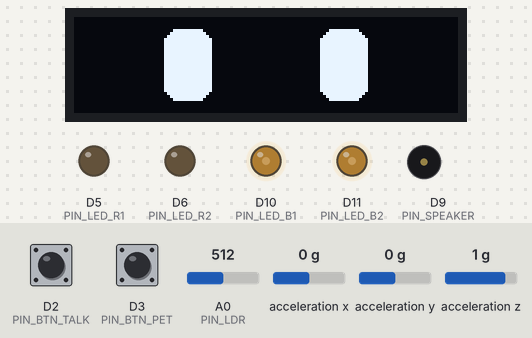
A sketch run on a simulated Arduino Uno R4 WiFi. On the bench: 128×32 one-colour display, output pins drawn as LEDs (lit = HIGH), buzzer (waves = sounding). Dashed ring = blinking. Inputs (shaded band) come from the test bench; at power-on: acceleration x 0 g, D3 (PIN_BTN_PET) HIGH, A0 (PIN_LDR) = 512, D2 (PIN_BTN_TALK) HIGH, acceleration y 0 g, acceleration z 1 g. What the sketch prints to the serial monitor is not drawn.

Above: at 2.6 s.
2.7 s: acceleration x set to -1.4 g
At 4.45 s:
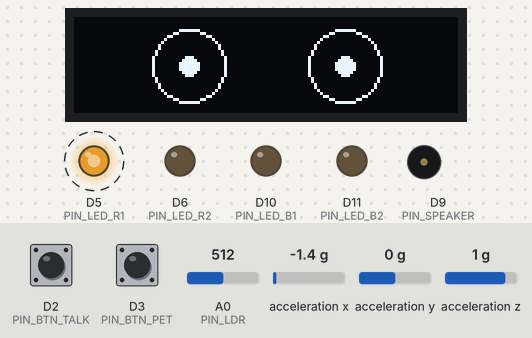
5.1 s: D3 (PIN_BTN_PET) pulled LOW for 0.15 s
At 5.55 s:
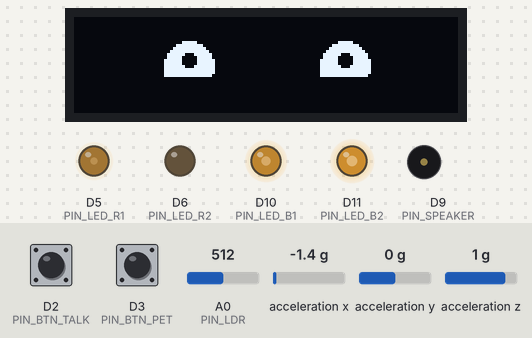
5.8 s: A0 (PIN_LDR) set to 190
At 7.08 s:
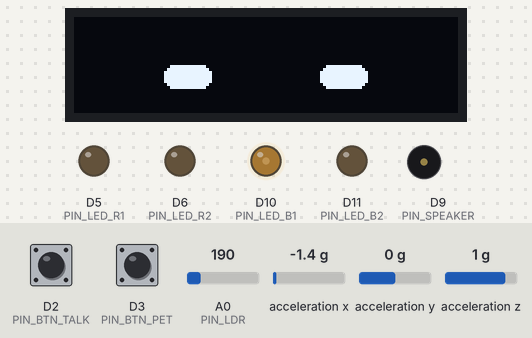
8.3 s: D2 (PIN_BTN_TALK) pulled LOW for 0.15 s
At 8.46 s:
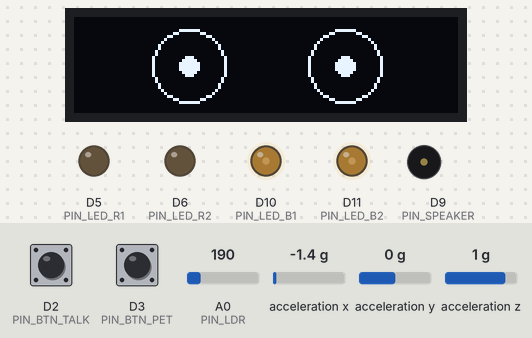
9.0 s: D3 (PIN_BTN_PET) pulled LOW for 1 s
At 9.98 s:
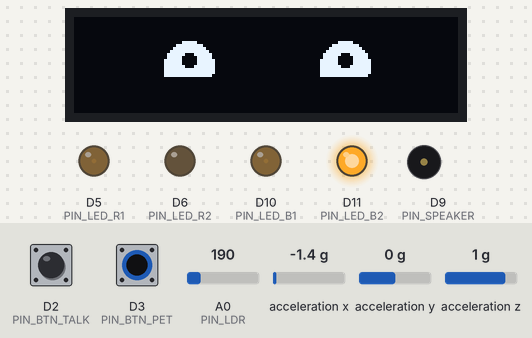
10.6 s: D3 (PIN_BTN_PET) pulled LOW for 0.15 s
At 11.67 s:
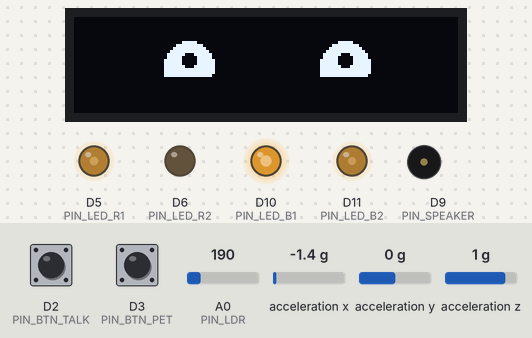
Timing chart, 0 to 12.3 s (numbered marks = the images above; inputs shaded):
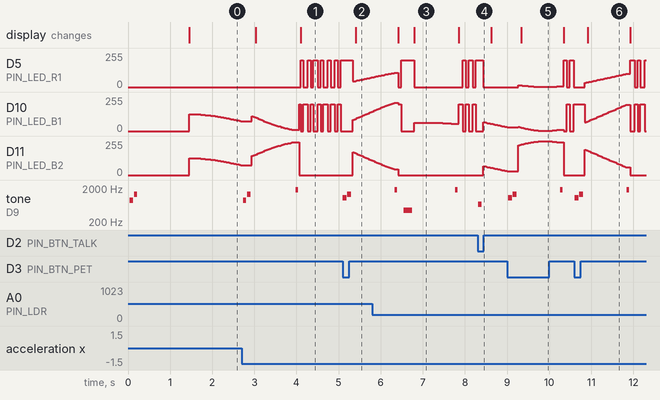

The sketch:

robot_body.ino
```cpp
// robot_body.ino — MCU side of the desk robot (Arduino UNO Q, STM32 side)
// Owns: OLED eyes, mood LEDs, beep voice, Modulino movement events, buttons.
// Talks to the Linux brain over Serial as newline JSON.
//   up:   {"e":"pickup"} {"e":"shake"} {"e":"tap"} {"e":"talk"} {"e":"pet"} {"e":"dark"} {"e":"light"}
//   down: {"c":"mood","v":"happy"}  {"c":"text","v":"HELLO"}  {"c":"beep","v":"happy"}
//
// Libraries needed: Adafruit_SSD1306, Adafruit_GFX, Modulino (all in Library Manager).

#include <Wire.h>
// NOTE: Modulino.h must be included before Adafruit_GFX.h/Adafruit_SSD1306.h.
// Adafruit_SSD1306.h #defines bare macros BLACK/WHITE; Modulino.h separately
// declares `extern ModulinoColor BLACK/WHITE`. If the SSD1306 macros are
// defined first, the preprocessor mangles Modulino's declarations into
// `extern ModulinoColor 0;` (syntax error). Flipping the include order avoids
// the collision — this sketch only ever uses the SSD1306_BLACK/SSD1306_WHITE
// prefixed constants, never the bare macros, so behavior is unaffected.
#include <Modulino.h>
#include <Adafruit_GFX.h>
#include <Adafruit_SSD1306.h>

// ---------- pins ----------
#define PIN_SPEAKER 9   // through the 1K pot (wiper) — pot IS the volume knob
#define PIN_BTN_TALK 2  // push-to-talk button, to GND, INPUT_PULLUP
#define PIN_BTN_PET 3   // "pet me" button (backup for tap detect), to GND
#define PIN_LED_R1 5    // red LED (PWM)
#define PIN_LED_R2 6    // red LED (PWM)
#define PIN_LED_B1 10   // blue LED (PWM)
#define PIN_LED_B2 11   // blue LED (PWM)
#define PIN_LDR A0      // LDR divider: 3.3V—LDR—A0—10K(or 1K)—GND; tune DARK_T

Adafruit_SSD1306 oled(128, 32, &Wire, -1);
ModulinoMovement movement;
bool oledPresent = false;      // set in setup(); guards all oled.* calls below
bool movementPresent = false;  // set in setup(); guards motion detection below

// ---------- mood ----------
enum Mood { IDLE, HAPPY, CURIOUS, ANGRY, DIZZY, SLEEPY, SURPRISED, LOVE };
Mood mood = IDLE;
unsigned long moodUntil = 0;          // auto-decay back to IDLE
String overlayText = "";
unsigned long textUntil = 0;

// ---------- motion state ----------
float baseMag = 1.0;                  // gravity baseline (g)
float magHist[8] = {1, 1, 1, 1, 1, 1, 1, 1};
int magIdx = 0;
unsigned long lastEventAt = 0;
bool wasDark = false;

void setMood(Mood m, unsigned long holdMs) {
  mood = m;
  moodUntil = millis() + holdMs;
}

// ---------- beeps (R2-D2 voice) ----------
void beepPattern(const String &p) {
  if (p == "happy") { tone(PIN_SPEAKER, 880, 80); delay(100); tone(PIN_SPEAKER, 1320, 80); delay(100); tone(PIN_SPEAKER, 1760, 120); }
  else if (p == "angry") { for (int i = 0; i < 3; i++) { tone(PIN_SPEAKER, 220, 120); delay(150); } }
  else if (p == "curious") { tone(PIN_SPEAKER, 660, 90); delay(110); tone(PIN_SPEAKER, 990, 140); }
  else if (p == "dizzy") { for (int f = 1200; f > 300; f -= 90) { tone(PIN_SPEAKER, f, 30); delay(35); } }
  else if (p == "sleepy") { tone(PIN_SPEAKER, 440, 200); delay(240); tone(PIN_SPEAKER, 330, 300); }
  else if (p == "love") { tone(PIN_SPEAKER, 1047, 90); delay(110); tone(PIN_SPEAKER, 1319, 90); delay(110); tone(PIN_SPEAKER, 1568, 180); }
  else if (p == "surprised") { tone(PIN_SPEAKER, 1760, 60); delay(70); tone(PIN_SPEAKER, 2093, 100); }
  else { tone(PIN_SPEAKER, 880, 80); }
  noTone(PIN_SPEAKER);
}

// ---------- eyes ----------
// Two rounded rects on 128x32. Blink on a timer; pupils drift when idle.
unsigned long nextBlink = 3000;
bool blinking = false;
unsigned long blinkEnd = 0;

void drawEyes() {
  if (!oledPresent) return;  // guard: OLED not detected at boot, skip all display I/O
  oled.clearDisplay();
  unsigned long now = millis();
  if (!blinking && now > nextBlink) { blinking = true; blinkEnd = now + 120; }
  if (blinking && now > blinkEnd) { blinking = false; nextBlink = now + 2000 + (now % 3000); }

  int lx = 30, rx = 82, y = 4, w = 16, h = 24;   // eye boxes
  if (overlayText.length() && now < textUntil) {  // text mode: small eyes + caption
    oled.setTextSize(1); oled.setTextColor(SSD1306_WHITE);
    oled.setCursor(0, 22); oled.print(overlayText.substring(0, 21));
    h = 14; y = 2;
  } else overlayText = "";

  switch (mood) {
    case HAPPY: case LOVE:  // upper arcs
      oled.fillRoundRect(lx, y + h / 2, w, h / 2, 4, SSD1306_WHITE);
      oled.fillRoundRect(rx, y + h / 2, w, h / 2, 4, SSD1306_WHITE);
      oled.fillCircle(lx + w / 2, y + h / 2, w / 2, SSD1306_WHITE);
      oled.fillCircle(rx + w / 2, y + h / 2, w / 2, SSD1306_WHITE);
      oled.fillRect(lx - 2, y + h / 2 + 4, w + 4, h, SSD1306_BLACK);  // flat bottom = smile-eyes
      oled.fillRect(rx - 2, y + h / 2 + 4, w + 4, h, SSD1306_BLACK);
      if (mood == LOVE) { oled.fillCircle(lx + w / 2, y + h / 2 - 2, 2, SSD1306_BLACK); oled.fillCircle(rx + w / 2, y + h / 2 - 2, 2, SSD1306_BLACK); }
      break;
    case ANGRY:  // slanted brows
      oled.fillRoundRect(lx, y + 6, w, h - 10, 3, SSD1306_WHITE);
      oled.fillRoundRect(rx, y + 6, w, h - 10, 3, SSD1306_WHITE);
      oled.fillTriangle(lx - 2, y, lx + w + 2, y + 10, lx - 2, y + 10, SSD1306_BLACK);
      oled.fillTriangle(rx + w + 2, y, rx - 2, y + 10, rx + w + 2, y + 10, SSD1306_BLACK);
      break;
    case DIZZY:  // X eyes
      for (int i = -1; i <= 1; i++) {
        oled.drawLine(lx + i, y + 4, lx + w + i, y + h - 4, SSD1306_WHITE);
        oled.drawLine(lx + w + i, y + 4, lx + i, y + h - 4, SSD1306_WHITE);
        oled.drawLine(rx + i, y + 4, rx + w + i, y + h - 4, SSD1306_WHITE);
        oled.drawLine(rx + w + i, y + 4, rx + i, y + h - 4, SSD1306_WHITE);
      }
      break;
    case SLEEPY:  // half closed
      oled.fillRoundRect(lx, y + h / 2, w, h / 3, 3, SSD1306_WHITE);
      oled.fillRoundRect(rx, y + h / 2, w, h / 3, 3, SSD1306_WHITE);
      break;
    case SURPRISED:  // wide circles
      oled.drawCircle(lx + w / 2, y + h / 2, h / 2, SSD1306_WHITE);
      oled.drawCircle(rx + w / 2, y + h / 2, h / 2, SSD1306_WHITE);
      oled.fillCircle(lx + w / 2, y + h / 2, 3, SSD1306_WHITE);
      oled.fillCircle(rx + w / 2, y + h / 2, 3, SSD1306_WHITE);
      break;
    case CURIOUS:  // one eye bigger
      oled.fillRoundRect(lx, y + 4, w, h - 6, 4, SSD1306_WHITE);
      oled.fillRoundRect(rx - 2, y, w + 4, h, 5, SSD1306_WHITE);
      break;
    default:  // IDLE: soft rects, blink
      if (blinking) {
        oled.fillRect(lx, y + h / 2 - 1, w, 3, SSD1306_WHITE);
        oled.fillRect(rx, y + h / 2 - 1, w, 3, SSD1306_WHITE);
      } else {
        oled.fillRoundRect(lx, y, w, h, 5, SSD1306_WHITE);
        oled.fillRoundRect(rx, y, w, h, 5, SSD1306_WHITE);
      }
  }
  oled.display();
}

// ---------- LEDs: mood lighting ----------
void driveLeds() {
  unsigned long t = millis();
  int breathe = 128 + (int)(127.0 * sin(t / 900.0));
  switch (mood) {
    case ANGRY: analogWrite(PIN_LED_R1, 255); analogWrite(PIN_LED_R2, (t / 120) % 2 ? 255 : 0); analogWrite(PIN_LED_B1, 0); analogWrite(PIN_LED_B2, 0); break;
    case HAPPY: case LOVE: analogWrite(PIN_LED_B1, breathe); analogWrite(PIN_LED_B2, 255 - breathe); analogWrite(PIN_LED_R1, mood == LOVE ? breathe / 2 : 0); analogWrite(PIN_LED_R2, 0); break;
    case DIZZY: case SURPRISED: analogWrite(PIN_LED_R1, (t / 80) % 2 ? 200 : 0); analogWrite(PIN_LED_B1, (t / 80) % 2 ? 0 : 200); analogWrite(PIN_LED_R2, 0); analogWrite(PIN_LED_B2, 0); break;
    case SLEEPY: analogWrite(PIN_LED_B1, breathe / 4); analogWrite(PIN_LED_B2, 0); analogWrite(PIN_LED_R1, 0); analogWrite(PIN_LED_R2, 0); break;
    default: analogWrite(PIN_LED_B1, breathe / 2); analogWrite(PIN_LED_B2, breathe / 2); analogWrite(PIN_LED_R1, 0); analogWrite(PIN_LED_R2, 0);
  }
}

// ---------- events up to the brain ----------
void sendEvent(const char *e) {
  Serial.print("{\"e\":\""); Serial.print(e); Serial.println("\"}");
  lastEventAt = millis();
}

// ---------- motion detection ----------
// magnitude deviation from 1g: spike=tap, sustained=pickup, oscillating=shake
void checkMotion() {
  if (!movementPresent) return;  // guard: Modulino Movement not detected at boot, skip IMU poll
  movement.update();
  float x = movement.getX(), yv = movement.getY(), z = movement.getZ();
  float mag = sqrt(x * x + yv * yv + z * z);
  magHist[magIdx] = mag; magIdx = (magIdx + 1) % 8;

  float mean = 0, var = 0;
  for (int i = 0; i < 8; i++) mean += magHist[i];
  mean /= 8;
  for (int i = 0; i < 8; i++) var += (magHist[i] - mean) * (magHist[i] - mean);
  var /= 8;

  if (millis() - lastEventAt < 1200) return;  // debounce reactions

  if (var > 0.35) { sendEvent("shake"); setMood(DIZZY, 3000); beepPattern("dizzy"); }
  else if (fabs(mean - 1.0) > 0.25) { sendEvent("pickup"); setMood(SURPRISED, 2500); beepPattern("surprised"); }
  else if (fabs(mag - mean) > 0.18) { sendEvent("tap"); setMood(HAPPY, 2000); beepPattern("happy"); }
}

// ---------- serial commands from the brain ----------
String rx;
Mood moodFromName(const String &v) {
  if (v == "happy") return HAPPY; if (v == "curious") return CURIOUS;
  if (v == "angry") return ANGRY; if (v == "dizzy") return DIZZY;
  if (v == "sleepy") return SLEEPY; if (v == "surprised") return SURPRISED;
  if (v == "love") return LOVE; return IDLE;
}
// tiny parser for {"c":"...","v":"..."} — no JSON lib needed
void handleLine(const String &line) {
  int c1 = line.indexOf("\"c\":\""); if (c1 < 0) return;
  int c2 = line.indexOf('"', c1 + 5);
  String cmd = line.substring(c1 + 5, c2);
  String val = "";
  int v1 = line.indexOf("\"v\":\"");
  if (v1 >= 0) { int v2 = line.indexOf('"', v1 + 5); val = line.substring(v1 + 5, v2); }

  if (cmd == "mood") setMood(moodFromName(val), 6000);
  else if (cmd == "text") { overlayText = val; textUntil = millis() + 6000; }
  else if (cmd == "beep") beepPattern(val);
}

void setup() {
  Serial.begin(115200);
  pinMode(PIN_BTN_TALK, INPUT_PULLUP);
  pinMode(PIN_BTN_PET, INPUT_PULLUP);
  pinMode(PIN_LED_R1, OUTPUT); pinMode(PIN_LED_R2, OUTPUT);
  pinMode(PIN_LED_B1, OUTPUT); pinMode(PIN_LED_B2, OUTPUT);
  Wire.begin();
  // GUARD: oled.begin() returns false (rather than hanging) when no SSD1306 acks
  // at 0x3C, since Adafruit_SSD1306::begin() only does bounded Wire transactions.
  // We still gate all later oled.* calls on oledPresent so an absent display
  // can never leave the eyes/text code touching a half-initialized driver.
  oledPresent = oled.begin(SSD1306_SWITCHCAPVCC, 0x3C);
  if (oledPresent) {
    // The OLED is mounted inverted on the robot. Rotate all drawing paths 180°.
    oled.setRotation(2);
    oled.clearDisplay();
    oled.setTextSize(2); oled.setTextColor(SSD1306_WHITE);
    oled.setCursor(20, 8); oled.print("BITTU");  // <-- name it, change here
    oled.display();
  }
  // GUARD: Modulino.begin() only configures the Wire peripheral (no device
  // handshake), so it is always safe to call. movement.begin() does a bounded
  // I2C discover/handshake with the LSM6DSOX and returns false if absent
  // instead of hanging, so we gate all later movement.* calls on this flag.
  Modulino.begin();
  movementPresent = movement.begin();
  beepPattern("happy");
  delay(1200);
}

unsigned long lastMotionPoll = 0, lastLdrPoll = 0;
bool talkWasDown = false, petWasDown = false;

void loop() {
  // serial in
  while (Serial.available()) {
    char ch = Serial.read();
    if (ch == '\n') { handleLine(rx); rx = ""; }
    else if (rx.length() < 200) rx += ch;
  }
  // buttons (edge-triggered)
  bool talkDown = digitalRead(PIN_BTN_TALK) == LOW;
  if (talkDown && !talkWasDown) { sendEvent("talk"); setMood(CURIOUS, 8000); beepPattern("curious"); }
  talkWasDown = talkDown;
  bool petDown = digitalRead(PIN_BTN_PET) == LOW;
  if (petDown && !petWasDown) { sendEvent("pet"); setMood(LOVE, 3000); beepPattern("love"); }
  petWasDown = petDown;

  // motion @ 20Hz
  if (millis() - lastMotionPoll > 50) { lastMotionPoll = millis(); checkMotion(); }

  // light @ 1Hz
  if (millis() - lastLdrPoll > 1000) {
    lastLdrPoll = millis();
    int ldr = analogRead(PIN_LDR);
    bool dark = ldr < 200;  // tune on site with Serial print
    if (dark && !wasDark) { sendEvent("dark"); setMood(SLEEPY, 60000); beepPattern("sleepy"); }
    if (!dark && wasDark) { sendEvent("light"); setMood(SURPRISED, 2000); }
    wasDark = dark;
  }

  if (millis() > moodUntil && mood != IDLE) mood = IDLE;
  drawEyes();
  driveLeds();
  delay(20);
}
```

Measured:
- after the input at 2.7 s, D5 (PIN_LED_R1): alternates 200/255 for 0.07 s and 0/255 for 0.08 s, starting after 1.4 s; tone on D9 (PIN_SPEAKER): plays 880 Hz for 0.08 s, 1320 Hz for 0.08 s, 1760 Hz for 0.06 s, starting at once; the display: first changes after 0.33 s (image 1 shows a later state)
- after the input at 5.1 s, the display: changes after 0.30 s (image 2)
- after the input at 5.8 s, the display: first differs from a run without the input after 1.0 s (image 3)
- after the input at 8.3 s, tone on D9 (PIN_SPEAKER): silent → 660 Hz at once, → silent 0.09 s later
- after the input at 9.0 s, the display: changes after 0.33 s (image 5)
- after the input at 10.6 s, the display: changes after 0.31 s (image 6)
